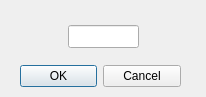
<?xml version="1.0" encoding="UTF-8"?>
<ui version="4.0">
 <class>IntInputDialog</class>
 <widget class="QDialog" name="IntInputDialog">
  <property name="windowModality">
   <enum>Qt::ApplicationModal</enum>
  </property>
  <property name="geometry">
   <rect>
    <x>0</x>
    <y>0</y>
    <width>206</width>
    <height>97</height>
   </rect>
  </property>
  <property name="windowTitle">
   <string>Input a value</string>
  </property>
  <widget class="QDialogButtonBox" name="buttonBox">
   <property name="geometry">
    <rect>
     <x>20</x>
     <y>60</y>
     <width>161</width>
     <height>32</height>
    </rect>
   </property>
   <property name="orientation">
    <enum>Qt::Horizontal</enum>
   </property>
   <property name="standardButtons">
    <set>QDialogButtonBox::Cancel|QDialogButtonBox::Ok</set>
   </property>
  </widget>
  <widget class="EditableLineEdit" name="lineEdit">
   <property name="geometry">
    <rect>
     <x>68</x>
     <y>25</y>
     <width>71</width>
     <height>23</height>
    </rect>
   </property>
   <property name="styleSheet">
    <string notr="true">font: 8pt &quot;Arial&quot;;</string>
   </property>
   <property name="alignment">
    <set>Qt::AlignCenter</set>
   </property>
   <property name="readOnly">
    <bool>false</bool>
   </property>
  </widget>
 </widget>
 <customwidgets>
  <customwidget>
   <class>EditableLineEdit</class>
   <extends>QLineEdit</extends>
   <header>editablelineedit.h</header>
  </customwidget>
 </customwidgets>
 <resources/>
 <connections>
  <connection>
   <sender>buttonBox</sender>
   <signal>accepted()</signal>
   <receiver>IntInputDialog</receiver>
   <slot>accept()</slot>
   <hints>
    <hint type="sourcelabel">
     <x>248</x>
     <y>254</y>
    </hint>
    <hint type="destinationlabel">
     <x>157</x>
     <y>274</y>
    </hint>
   </hints>
  </connection>
  <connection>
   <sender>buttonBox</sender>
   <signal>rejected()</signal>
   <receiver>IntInputDialog</receiver>
   <slot>reject()</slot>
   <hints>
    <hint type="sourcelabel">
     <x>316</x>
     <y>260</y>
    </hint>
    <hint type="destinationlabel">
     <x>286</x>
     <y>274</y>
    </hint>
   </hints>
  </connection>
 </connections>
</ui>
